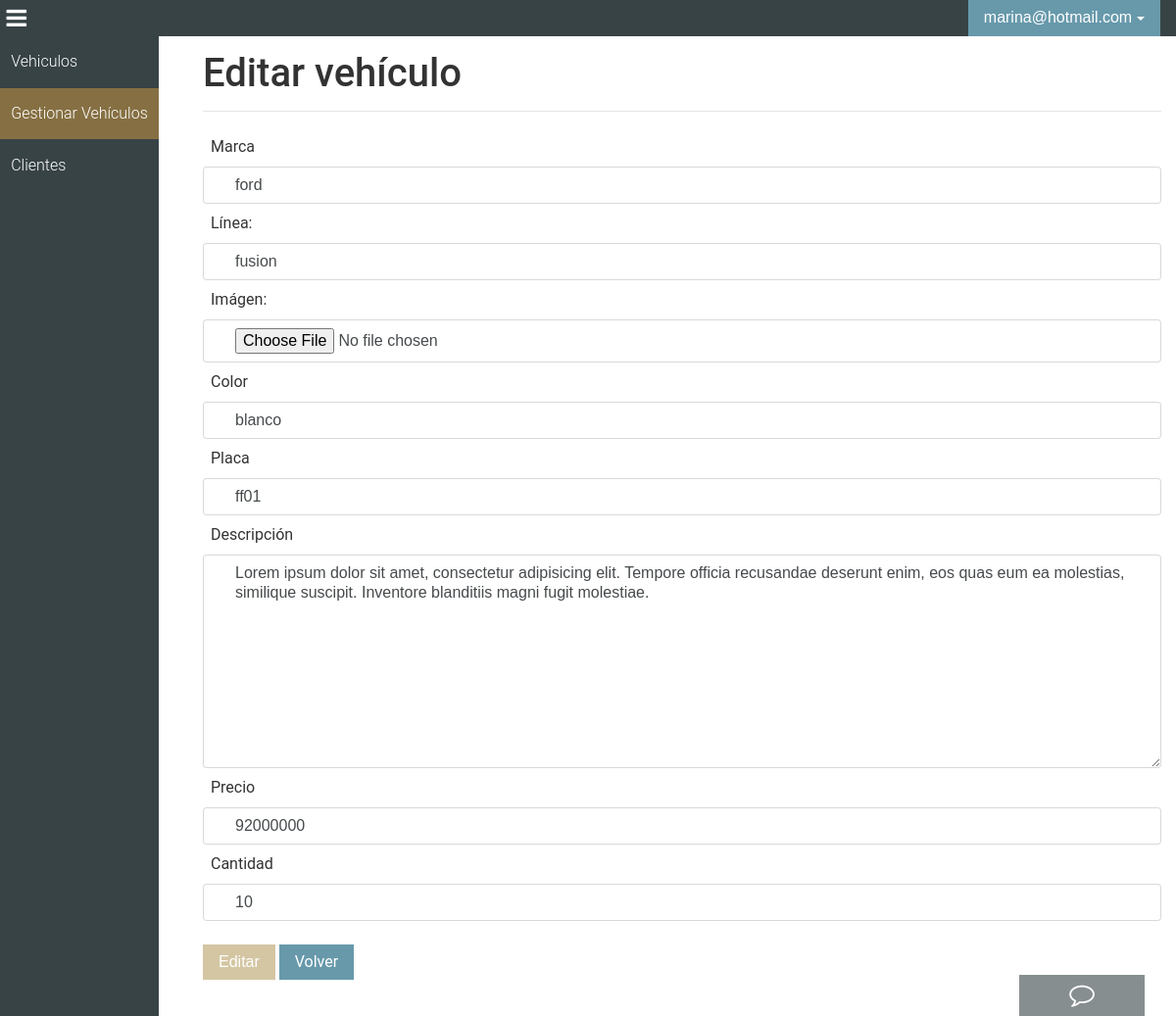
The page /dashboardempleado/gestion_vehiculos/editar_vehiculo.php?id=3 (signed in) on the database as committed earlier.
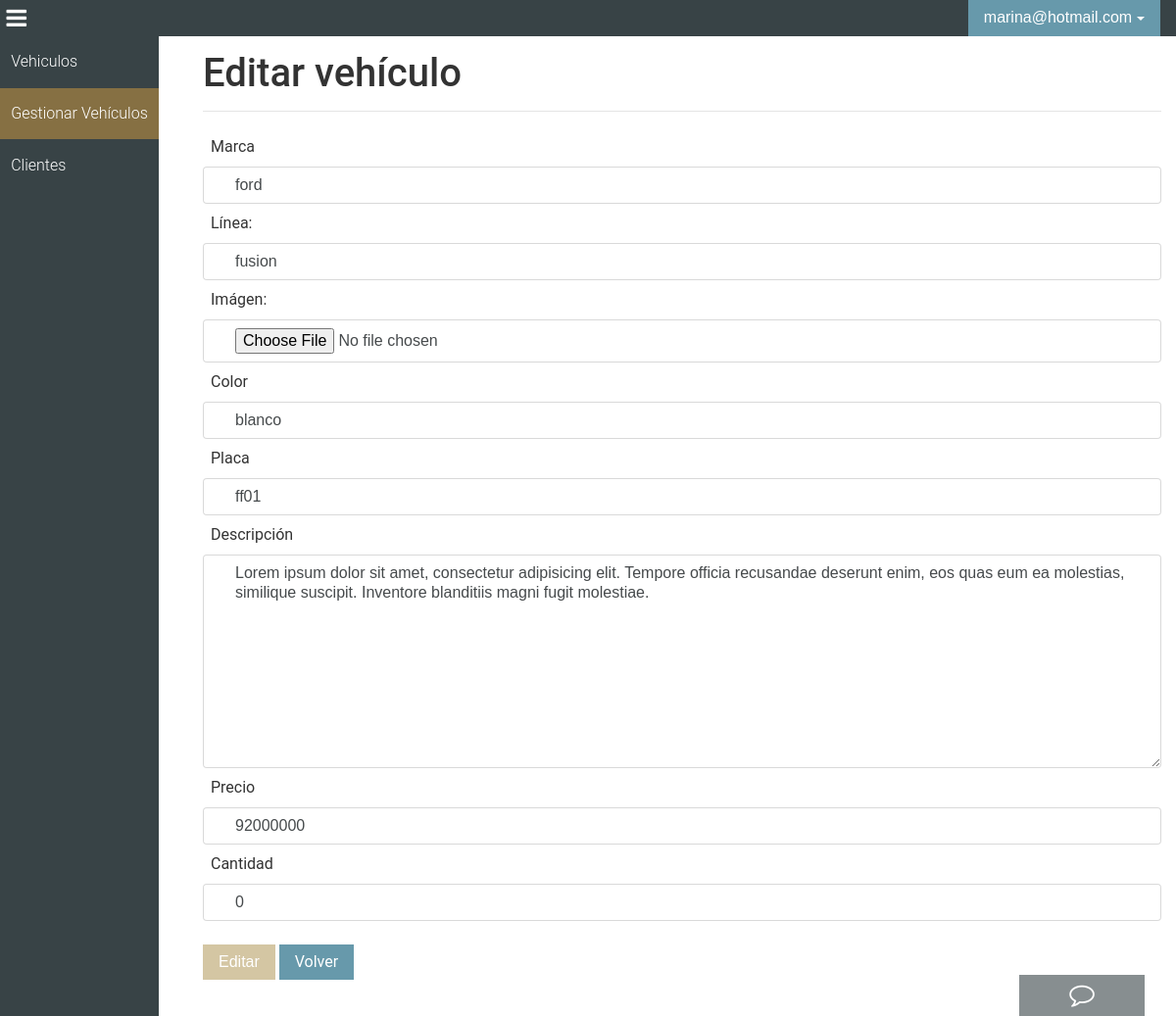
The same page on the database as committed later.
### tables this page shows
CREATE TABLE `vehiculos` (
  `id_vehiculo` int(11) NOT NULL,
  `marca` varchar(100) NOT NULL,
  `linea` varchar(50) NOT NULL,
  `imagen` varchar(50) NOT NULL,
  `color` varchar(100) NOT NULL,
  `placa` varchar(100) NOT NULL,
  `descripcion` mediumtext NOT NULL,
  `precio` bigint(11) NOT NULL,
  `cantidad` int(11) NOT NULL
);

### dashboardempleado/gestion_vehiculos/editar_vehiculo.php (the view, shortened to what this page needs)
<?php
  require "../../php/conexion.php";
  if ($_GET) {
    $id     = $_GET['id'];
    $sql  = mysqli_query($con, "SELECT * FROM vehiculos WHERE id_vehiculo = $id");
    $row    = mysqli_fetch_array($sql);
  }
  include '../../layouts/header-empleado.php';
  include '../../layouts/navbar-empleado.php';
?>
  <div class="content">
    <div class="container">
      <form method="POST" enctype="multipart/form-data" id="add">
        <h1>Editar vehículo</h1>
        <hr>
        <div>
          <label>Marca</label>
          <input type="text" name="marca" class="form-control" value="<?php echo $row['marca']; ?>">
        </div>
        <label>Línea:</label>
        <input type="text" name="linea" class="form-control" value="<?php echo $row['linea']; ?>">
        <label>Imágen:</label>
        <input type="file" name="imagen" class="form-control" accept="image/png" required>
        <label >Color</label>
        <input type="text" name="color" class="form-control" value="<?php echo $row['color']; ?>">
        <label>Placa</label>
        <input type="text" name="placa" class="form-control" value="<?php echo $row['placa']; ?>">
        <label>Descripción</label>
        <textarea name="descripcion" class="form-control" cols="30" rows="10"><?php echo $row['descripcion']; ?></textarea>
        <label>Precio</label>
        <input type="number" name="precio" class="form-control" value="<?php echo $row['precio']; ?>">
        <label>Cantidad</label>
        <input type="number" name="cantidad" class="form-control" value="<?php echo $row['cantidad']; ?>">
        <br>
        <input class="btn btn-success input-edit" type="submit" value="Editar">
        <a class="btn btn-primary" href="vehiculos.php">Volver</a>
      </form>
    </div>
  </div>
</div>
<?php require "../../layouts/footer.php" ?>

Rows that differ between the two databases and show on the page:
changed vehiculos "ford": cantidad "10" → "0"
